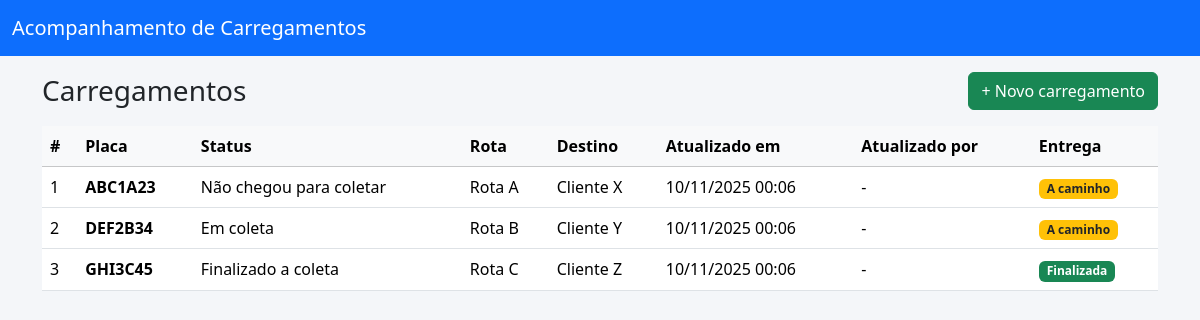
Screenshot of /carregamentos with the database file from the repository.
### app.py (models this page shows)
class Carregamento(db.Model):
    id = db.Column(db.Integer, primary_key=True)
    placa = db.Column(db.String(20), nullable=False)
    status = db.Column(db.String(50), nullable=False)
    rota = db.Column(db.String(100))
    destino = db.Column(db.String(200))
    entrega_finalizada = db.Column(db.Boolean, default=False)
    atualizado_em = db.Column(db.DateTime, default=datetime.utcnow, onupdate=datetime.utcnow)
    atualizado_por = db.Column(db.String(50))  # coluna para registrar quem atualizou

### app.py (the view)
@app.route("/carregamentos")
def listar_carregamentos():
    carregamentos = Carregamento.query.order_by(Carregamento.atualizado_em.desc()).all()
    return render_template("carregamentos.html", carregamentos=carregamentos)

### templates/carregamentos.html (shortened to what this page needs)
{% extends "base.html" %}
{% block content %}
<div class="d-flex justify-content-between align-items-center mb-3">
  <h3 class="mb-0">Carregamentos</h3>
  <a href="{{ url_for('home') }}" class="btn btn-success">+ Novo carregamento</a>
</div>
<div class="table-responsive">
  <table class="table table-hover align-middle">
    <thead class="table-light">
      <tr>
        <th>#</th>
        <th>Placa</th>
        <th>Status</th>
        <th>Rota</th>
        <th>Destino</th>
        <th>Atualizado em</th>
        <th>Atualizado por</th>
        <th>Entrega</th>
      </tr>
    </thead>
    <tbody>
      {% for c in carregamentos %}
      <tr>
        <td>{{ c.id }}</td>
        <td><strong>{{ c.placa }}</strong></td>
        <td>{{ c.status }}</td>
        <td>{{ c.rota or '-' }}</td>
        <td>{{ c.destino or '-' }}</td>
        <td>{{ c.atualizado_em.strftime('%d/%m/%Y %H:%M') if c.atualizado_em else '-' }}</td>
        <td>{{ c.atualizado_por or '-' }}</td>
        <td>
          {% if c.entrega_finalizada %}
            <span class="badge bg-success">Finalizada</span>
          {% else %}
            <span class="badge bg-warning text-dark">A caminho</span>
          {% endif %}
        </td>
      </tr>
      {% else %}
      <tr><td colspan="8" class="text-center">Nenhum carregamento cadastrado.</td></tr>
      {% endfor %}
    </tbody>
  </table>
</div>
{% endblock %}

### templates/base.html (shortened to what this page needs)
<!doctype html>
<html lang="pt-BR">
  <head>
    <link href="https://cdn.jsdelivr.net/npm/bootstrap@5.3.2/dist/css/bootstrap.min.css" rel="stylesheet">
  </head>
  <body>
    <nav class="navbar navbar-expand-lg navbar-dark bg-primary fixed-top">
      <div class="container-fluid">
        <a class="navbar-brand" href="{{ url_for('home') }}">Acompanhamento de Carregamentos</a>
      </div>
    </nav>
    <main class="container">
      {% block content %}{% endblock %}
    </main>
  </body>
</html>

### templates/base.html (style rules this page uses)
body { padding-top: 4.5rem; background:#f4f6f9; }

### rows the page displays
Carregamento: id "1", placa "ABC1A23", status "Não chegou para coletar", rota "Rota A", destino "Cliente X", atualizado_em "10/11/2025 00:06", atualizado_por "-", entrega_finalizada "A caminho"
Carregamento: id "2", placa "DEF2B34", status "Em coleta", rota "Rota B", destino "Cliente Y", atualizado_em "10/11/2025 00:06", atualizado_por "-", entrega_finalizada "A caminho"
Carregamento: id "3", placa "GHI3C45", status "Finalizado a coleta", rota "Rota C", destino "Cliente Z", atualizado_em "10/11/2025 00:06", atualizado_por "-", entrega_finalizada "Finalizada"
